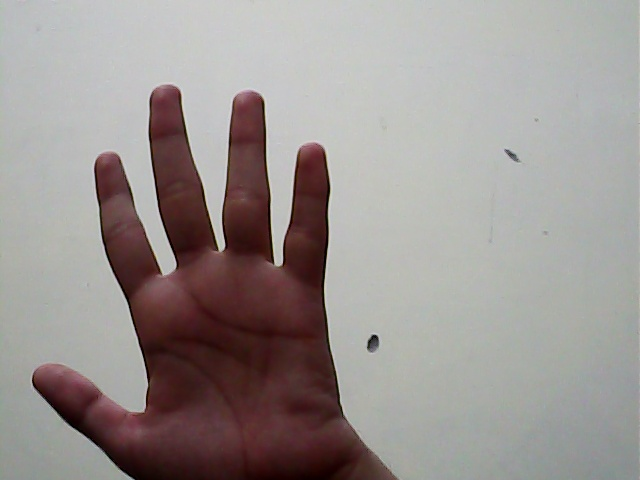
#> input picture hand/hand2/abhishek/abhishek_1.jpg, 640 x 480 px, given in place of the camera
$ python hand.py   (Python 2 division)   (older library calls are emulated)
#> lines starting #> are read from the running program, lines starting #| are printed output that depends on the picture; after the words box and inside, x2 and y2 are one past the last pixel; in counts of white or black regions, pixels touching at a corner belong together
import cv2
import numpy as np
import math
import scipy
cap = cv2.VideoCapture(0)
def distance(a,b,c,d):
    return math.sqrt(((a-c)**2)+((b-d)**2))
def multidim_intersect(arr1, arr2):
    arr1_view = arr1.view([('',arr1.dtype)]*arr1.shape[1])
    arr2_view = arr2.view([('',arr2.dtype)]*arr2.shape[1])
    intersected = np.intersect1d(arr1_view, arr2_view)
    return intersected.view(arr1.dtype).reshape(-1, arr1.shape[1])

while(cap.isOpened()):
    ret, img = cap.read()
#> img is the input picture: shape (480, 640, 3); mean B, G, R 145.5, 147.9, 154.7
    #cv2.rectangle(img,(300,300),(100,100),(0,255,0),0)
    #crop_img = img[100:300, 100:300]
    crop_img = img[:]
    grey = cv2.cvtColor(crop_img, cv2.COLOR_BGR2GRAY)
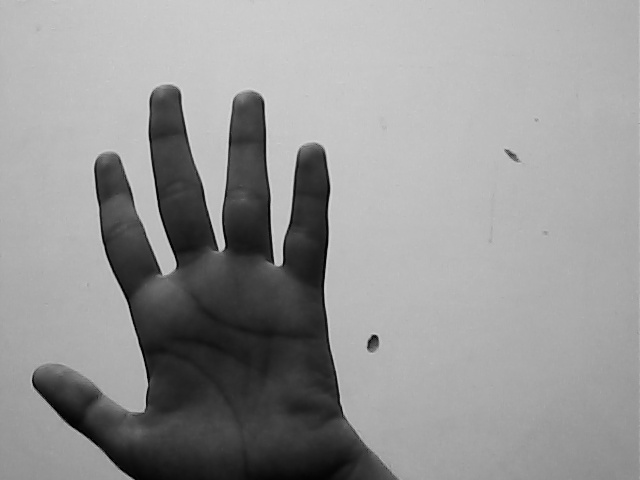
#> grey: shape (480, 640); min 0, max 216, mean 149.7
    value = (35, 35)
    grey = cv2.GaussianBlur(grey, (1,1),0)
    #_, thresh1 = cv2.threshold(blurred, 127, 255,cv2.THRESH_BINARY_INV+cv2.THRESH_OTSU)
    _, thresh1 = cv2.threshold(grey, 127, 255,cv2.THRESH_BINARY_INV+cv2.THRESH_OTSU)
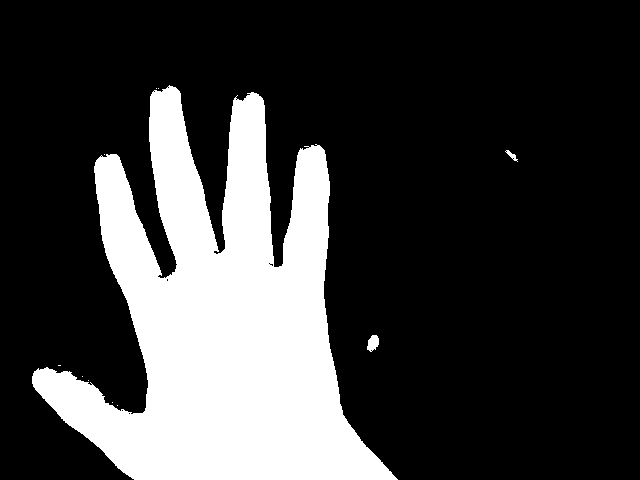
#> thresh1: shape (480, 640); 23.7% white; 11 white regions (8 under 20 px), largest, box (x1, y1, x2, y2) and area: (32, 85, 398, 480) 72721, (367, 335, 379, 352) 145, (505, 150, 518, 162) 54
    #threshold image is binary image on which we are going to perform some operations
    threshold = cv2.cvtColor(thresh1,cv2.COLOR_GRAY2RGB)
    #cv2.imshow('Thresholded', thresh1)
    #print img.shape
    #print threshold.shape
    #original image and threshold value
    img2 = np.hstack((img,threshold))
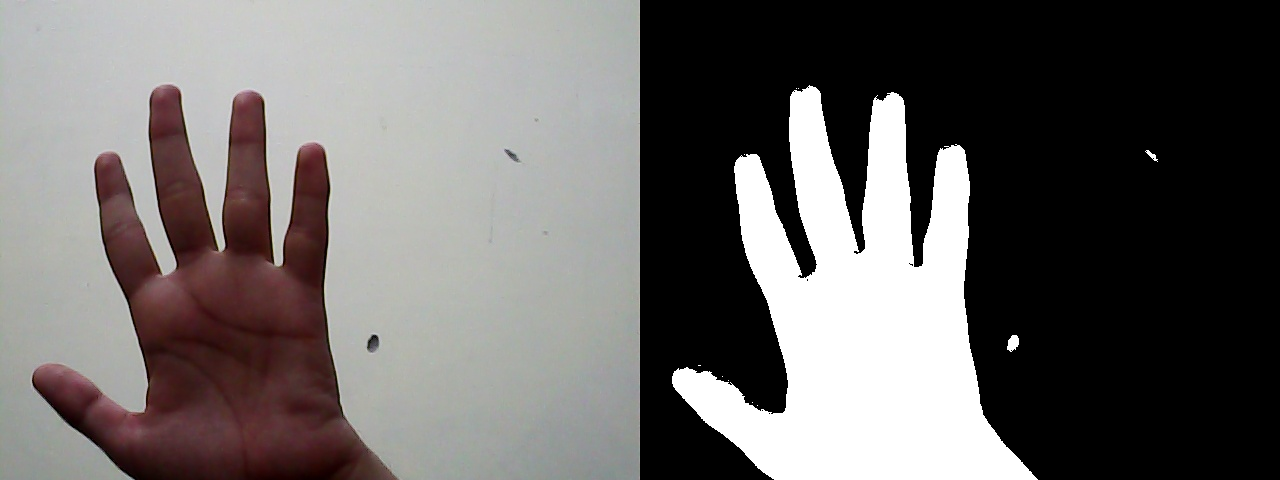
#> img2: shape (480, 1280, 3); mean B, G, R 103, 104.2, 107.6

    version = cv2.__version__.split('.')[0]

    if version is '3':
        image, contours, hierarchy = cv2.findContours(thresh1.copy(), \
               cv2.RETR_TREE, cv2.CHAIN_APPROX_NONE)
    elif version is '2':
        contours, hierarchy = cv2.findContours(thresh1.copy(),cv2.RETR_TREE, \
               cv2.CHAIN_APPROX_NONE)

    try:
        cnt = max(contours, key = lambda x: cv2.contourArea(x))
    except:
        print "no skin region found"
    #find bounding rectangle
#> (the run stopped early here; a loop or call above may not have finished)

$ run again, on hand/hand2/abhishek/abhishek_10.jpg
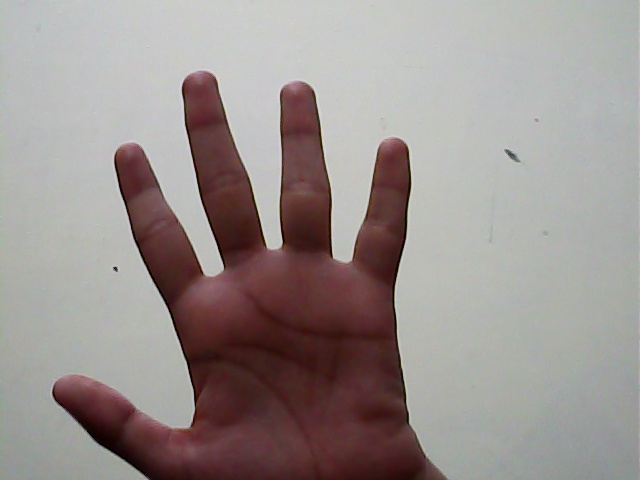
#> input picture hand/hand2/abhishek/abhishek_10.jpg, 640 x 480 px, given in place of the camera
#> img is the input picture: shape (480, 640, 3); mean B, G, R 143.4, 145.9, 154.6
#> `_, thresh1 = cv2.threshold(grey, 127, 255,cv2.THRESH_BINARY_INV+cv2.TH..`:
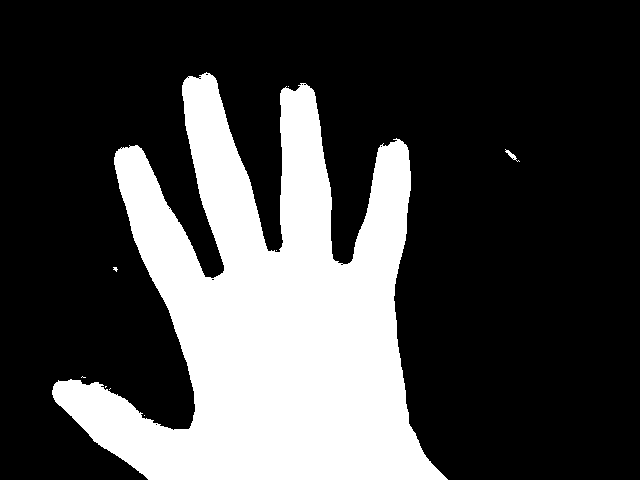
#> thresh1: shape (480, 640); 27% white; 9 white regions (7 under 20 px), largest, box (x1, y1, x2, y2) and area: (52, 72, 448, 480) 82890, (505, 149, 520, 162) 52
#> `img2 = np.hstack((img,threshold))`:
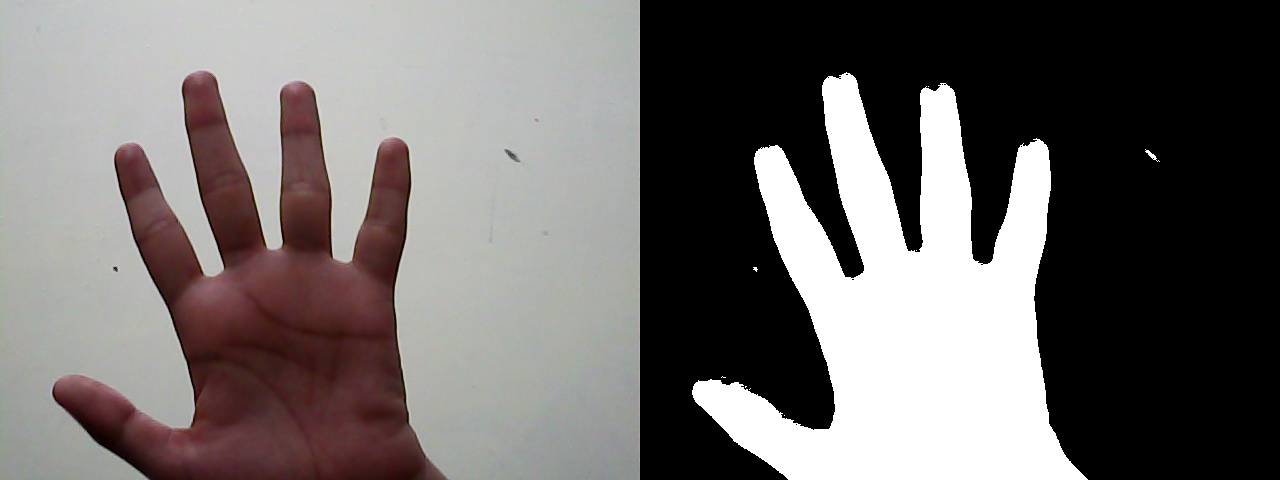
#> img2: shape (480, 1280, 3); mean B, G, R 106.1, 107.4, 111.8
